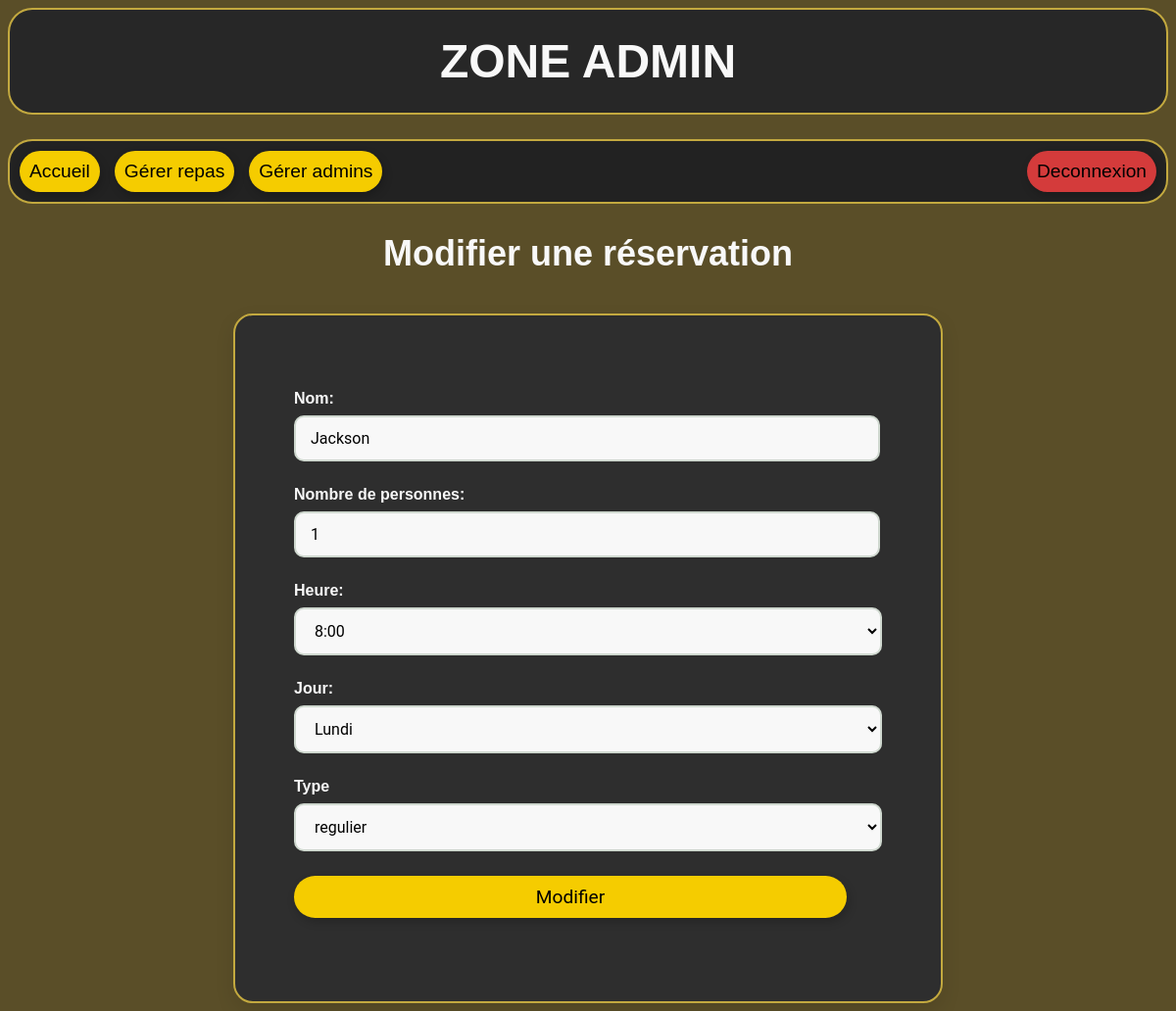
Page /admin/modifier_reservation.php?id=9 (signed in) on the earlier database version.
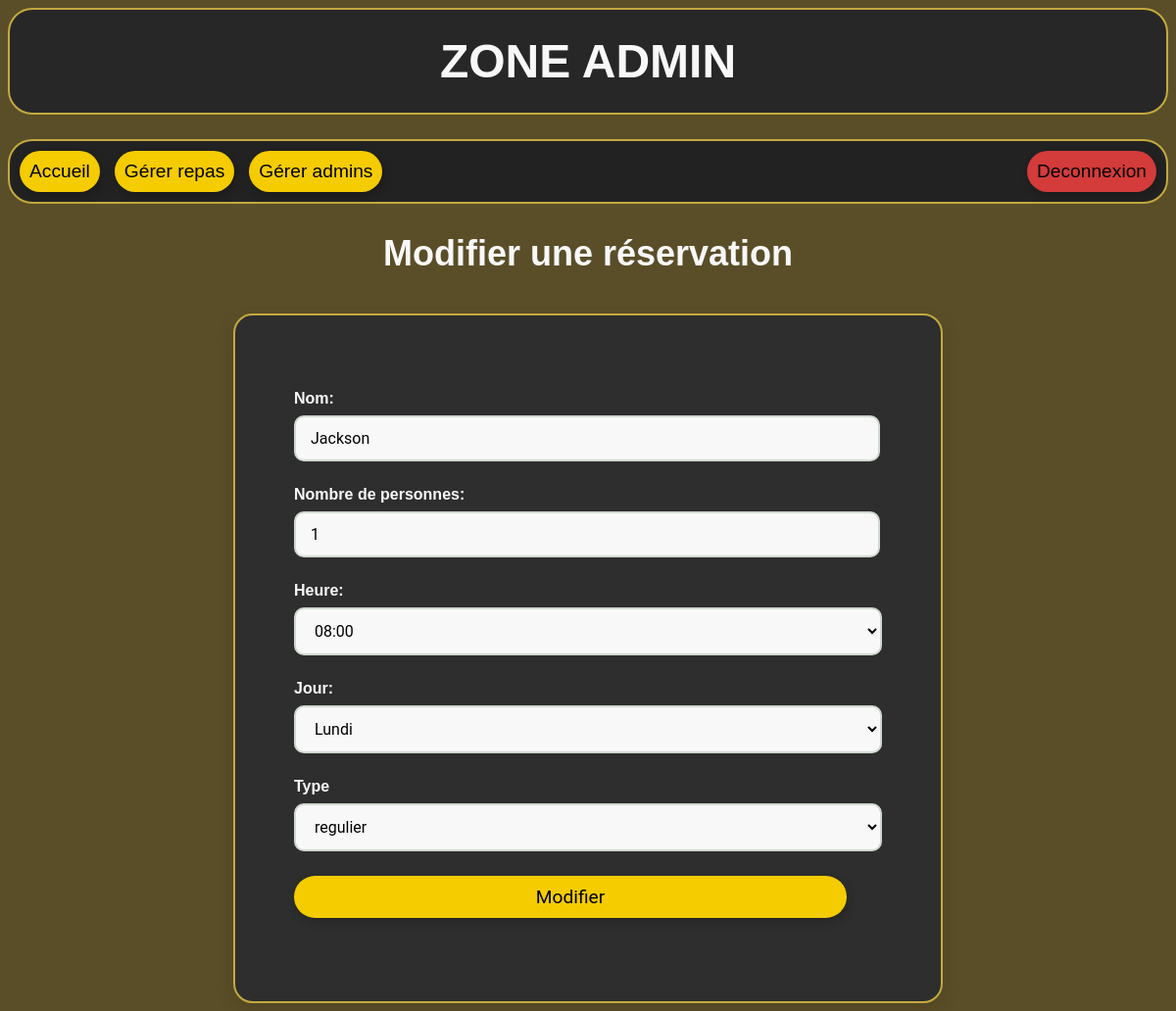
Same page on the later database version.
### tables this page shows
CREATE TABLE "reservations" (
	"id"	INTEGER NOT NULL UNIQUE,
	"jour"	TEXT NOT NULL,
	"type"	TEXT NOT NULL,
	"nom"	TEXT NOT NULL,
	"nb"	INTEGER NOT NULL,
	"temps"	TEXT NOT NULL,
	PRIMARY KEY("id" AUTOINCREMENT)
);

### admin/modifier_reservation.php (the view, shortened to what this page needs)
<?php
include "../includes/base.php";
if (empty($_POST)) {
    $id = $_GET["id"];
    $sql = "
        SELECT *
        FROM reservations
        WHERE id = :id
    ";
    $stmt = $bdd->prepare($sql);
    $stmt->execute([
        ":id" => $id,
    ]);
    $reservation = $stmt->fetch();
}
?>
<!DOCTYPE html>
<html lang="en">
<head>
    <link rel="stylesheet" href="../../css/style_admin.css">
</head>
<body>
    <h1>Zone admin</h1>
    <nav>
        <a class="changement_page" href="index.php"> Accueil </a>
        <a class="changement_page" href="repas/repas.php"> Gérer repas </a>
        <a class="changement_page" href="employes/gestion_admin.php"> Gérer admins </a>
        <a class="deconnexion" href="deconnexion.php"> Deconnexion </a>
    </nav>
    <h2>Modifier une réservation</h2>
    <form action="modifier_reservation.php" method="post">
        <div>
            <p>Nom:</p>
            <input name="nom" type="text" value="<?= $reservation["nom"] ?>">
        </div>
        <div>
            <p>Nombre de personnes:</p>
            <input name="nb" type="number" min="1" max="20" step="1" value="<?= $reservation["nb"] ?>">
        </div>
        <div>
            <p>Heure:</p>
            <Select name="temps">
                <option value="<?= $reservation["temps"] ?>"><?= $reservation["temps"] ?></option>
            </Select>
        </div>
        <div>
            <p>Jour:</p>
            <select name="jour">
                <option value="<?= $reservation["jour"] ?>"><?= $reservation["jour"] ?></option>
            </select>
        </div>
        <div>
            <p>Type</p>
            <select name="type">
                <option value="<?= $reservation["type"] ?>"><?= $reservation["type"] ?></option>
            </select>
        </div>
        <div>
            <input class="modifier" type="submit" value="Modifier">
        </div>
    </form>
</body>
</html>

### css/style_admin.css (style rules this page uses)
body { font-family: Arial, Helvetica, sans-serif; background-color: #5a4e28; }
h1 { margin: 0 0 25px 0; color: #F8F8F8; background-color: #272727; padding: 25px; border-radius: 25px; text-align: center; font-size: 48px; text-transform: uppercase; font-family: 'Raleway', sans-serif; border: 2px solid #C3A93F; }
h2, p.bienvenu { font-size: 36px; color: #F8F8F8; text-align: center; font-family: 'Raleway', sans-serif; }
p { font-family: 'Raleway', sans-serif; }
nav { background-color: #222222; padding: 10px; border-radius: 25px; display: flex; justify-content: center; gap: 15px; margin-bottom: 15px; border: 2px solid #C3A93F; }
a, input.modifier, input.ajouter { border: none; padding: 10px; border-radius: 50px; text-decoration: none; color: black; font-size: larger; box-shadow: 2px 4px 10px rgba(0, 0, 0, 0.2); text-align: center; }
input, select { font-size: 16px; padding: 2px; margin-bottom: 5px; }
form p { font-weight: bold; }
form { background-color: #2e2e2e; border-radius: 20px; max-width: 600px; margin: 0 auto; margin-top: 40px; padding: 60px; box-shadow: 0 8px 20px rgba(0, 0, 0, 0.1); font-family: 'Roboto', sans-serif; border: 2px solid #C3A93F; }
form div { margin-bottom: 20px; }
form p { margin-bottom: 8px; font-weight: bold; color: #F8F8F8; }
form input, form select { width: 100%; padding: 12px 15px; border: 2px solid #cfd8cf; border-radius: 10px; font-size: 1em; font-family: 'Roboto', sans-serif; background-color: #F8F8F8; transition: 0.3s border-color; }
form input { width: 94%; }

Differences in the rows shown:
changed reservations "Jackson": temps "8:00" → "08:00"
